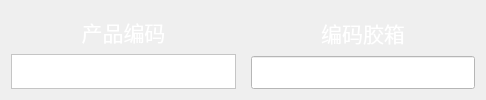
                  <widget class="QWidget" name="page_8">
                   <layout class="QGridLayout" name="gridLayout_7">
                    <item row="0" column="0">
                     <layout class="QHBoxLayout" name="horizontalLayout_13" stretch="1,1">
                      <property name="spacing">
                       <number>15</number>
                      </property>
                      <item>
                       <layout class="QVBoxLayout" name="verticalLayout_11" stretch="1,0">
                        <property name="spacing">
                         <number>1</number>
                        </property>
                        <item>
                         <widget class="QLabel" name="label_36">
                          <property name="font">
                           <font>
                            <pointsize>16</pointsize>
                           </font>
                          </property>
                          <property name="styleSheet">
                           <string notr="true">color:#ffffff</string>
                          </property>
                          <property name="text">
                           <string>产品编码</string>
                          </property>
                          <property name="alignment">
                           <set>Qt::AlignCenter</set>
                          </property>
                         </widget>
                        </item>
                        <item>
                         <widget class="QTextEdit" name="GetMaterial2">
                          <property name="maximumSize">
                           <size>
                            <width>16777215</width>
                            <height>35</height>
                           </size>
                          </property>
                          <property name="font">
                           <font>
                            <pointsize>16</pointsize>
                           </font>
                          </property>
                          <property name="styleSheet">
                           <string notr="true">background-color: rgb(255, 255, 255);
color: rgb(33, 33, 33);</string>
                          </property>
                         </widget>
                        </item>
                       </layout>
                      </item>
                      <item>
                       <layout class="QVBoxLayout" name="verticalLayout_16" stretch="1,1">
                        <property name="spacing">
                         <number>1</number>
                        </property>
                        <item>
                         <widget class="QLabel" name="label_38">
                          <property name="font">
                           <font>
                            <pointsize>16</pointsize>
                           </font>
                          </property>
                          <property name="styleSheet">
                           <string notr="true">color:#ffffff</string>
                          </property>
                          <property name="text">
                           <string>编码胶箱</string>
                          </property>
                          <property name="alignment">
                           <set>Qt::AlignCenter</set>
                          </property>
                         </widget>
                        </item>
                        <item>
                         <widget class="QLineEdit" name="GetorderId">
                          <property name="sizePolicy">
                           <sizepolicy hsizetype="Preferred" vsizetype="Preferred">
                            <horstretch>0</horstretch>
                            <verstretch>0</verstretch>
                           </sizepolicy>
                          </property>
                          <property name="maximumSize">
                           <size>
                            <width>16777215</width>
                            <height>33</height>
                           </size>
                          </property>
                          <property name="font">
                           <font>
                            <pointsize>16</pointsize>
                           </font>
                          </property>
                          <property name="styleSheet">
                           <string notr="true">background-color: rgb(255, 255, 255);
color: rgb(33, 33, 33);</string>
                          </property>
                         </widget>
                        </item>
                       </layout>
                      </item>
                     </layout>
                    </item>
                   </layout>
                  </widget>
